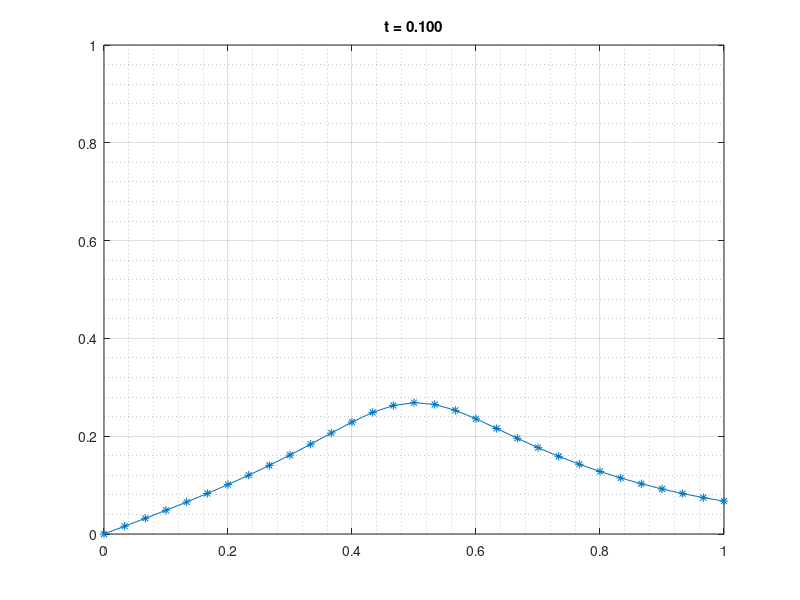

This figure's MATLAB source:
% difusionrobindf1dexpl.m
%
% Programa para resolver la ecuacion de Difusion
% con condiciones de Dirichlet en x=0 y Robin o Mixtas en x=L.
% Metodo: Diferencias finitas en espacio y Euler EXPLICITO en tiempo.
%
% u_t(x,t) - k u_xx(x,t) = f(x,t), 0 < x < L, t > 0
% u(0,t) = a(t), k u’(L,t) + H1 u(L,t) = H2 uE(t), t > 0
% u(x,0) = u0(x), 0 < x < L.
% % Parametros del problema
L = 1; T = 0.1; k = 1; % difusividad
f = @(x,t)(10*exp(-100*(x-.5).^2)*(t<0.5));
a = @(t)(0);
% Suponemos iguales los valores del parametro H de Robin
H1 = 3; H2 = 3; uE = @(t)(0); %Temperatura en el exterior
u0 = @(x)(zeros(size(x))); % valor inicial
% % Parametros del metodo de resolucion
N = 30;
h = L/N;
lambda = 0.25; % la mitad de lo necesario para tener estabilidad
deltat = lambda*h^2/k;
% % Condicion inicial
X = linspace(0,L,N+1)';
U = u0(X);
% le damos valor a la U en el nodo ficticio (t=0)
U(N+2) = (H2*uE(0)-H1*U(N+1))*2*h/k + U(N);
ejes = [0 L 0 1];
figure(1); plot(X,U(1:N+1));
title('t = 0')
axis(ejes); pause(0.01)
% % Resolucion
for t=deltat:deltat:T
% calculamos U en los nodos "interiores"
U(2:N+1) = deltat*f(X(2:N+1), t) ...
+ lambda*U(1:N) + (1-2*lambda)*U(2:N+1) + lambda*U(3:N+2);
% le damos valor a U en el extremo izquierdo
U(1) = a(t);
% le damos valor a la U en el nodo ficticio
U(N+2) = (H2*uE(t)-H1*U(N+1))*2*h/k + U(N);
% graficamos la solucion a tiempo t
figure(1);
plot(X,U(1:N+1),'*-');
title(sprintf('t = %5.3f',t));
axis(ejes);
grid on; grid minor
pause(0.01);
end
